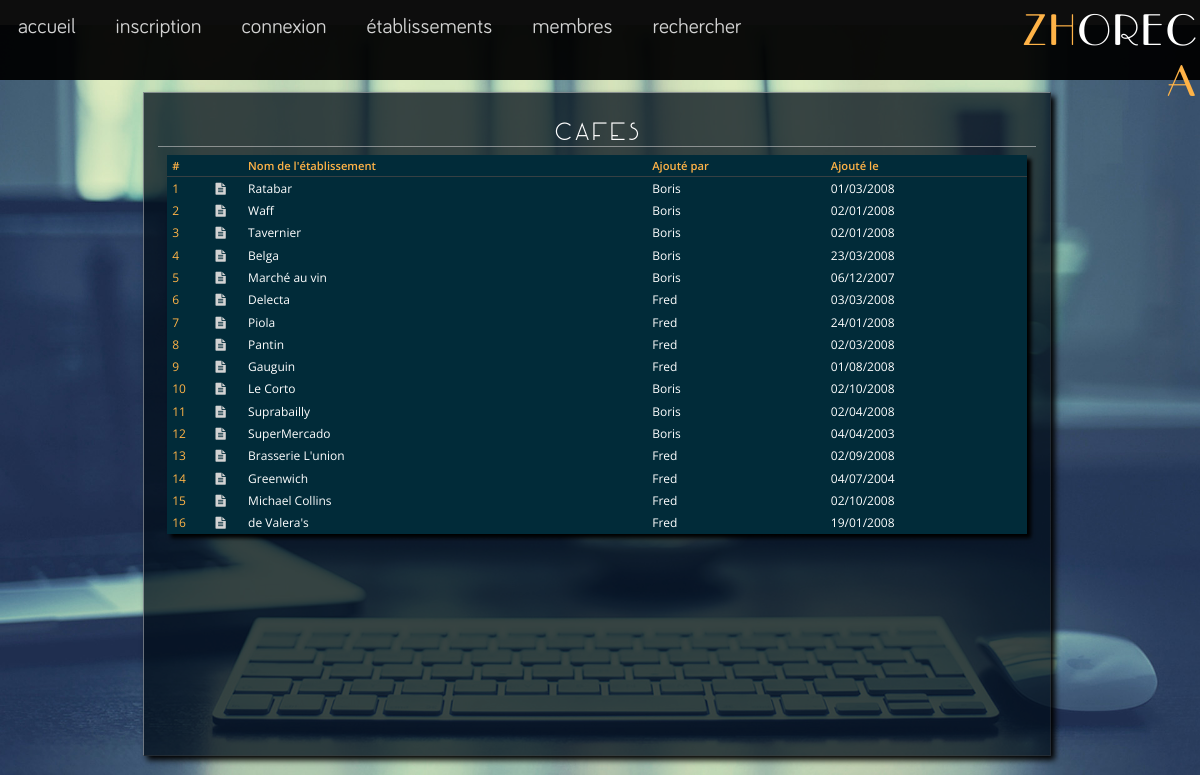
Page /cafes.php on the committed database.
### tables this page shows
CREATE TABLE `Cafe` (
  `CafeID` int(11) NOT NULL,
  `EstabID` int(11) NOT NULL,
  `Smoking` tinyint(1) DEFAULT NULL,
  `Snack` tinyint(1) DEFAULT NULL
);

CREATE TABLE `Establishment` (
  `EstabID` int(11) NOT NULL,
  `Name` varchar(30) NOT NULL,
  `AdStreet` varchar(30) NOT NULL,
  `AdNum` int(11) NOT NULL,
  `AdZip` int(11) NOT NULL,
  `AdCity` varchar(15) NOT NULL,
  `AdLongitude` float NOT NULL,
  `AdLatitude` float NOT NULL,
  `Tel` varchar(15) NOT NULL,
  `SiteLink` varchar(255) DEFAULT NULL,
  `CreationDate` date NOT NULL,
  `CreatorNickname` varchar(30) NOT NULL,
  `Pic` varchar(255) NOT NULL DEFAULT 'view/pic/house.jpg'
);

### controller/cafes.php (called while the page is built, shortened)
<?php
include_once('model/class.Cafe.php');
$cafe = new Cafe($db);
$coffees = $cafe->getCafes();
$estab = "cafe";
include("view/estabs.php");

### model/class.Establishment.php (called while the page is built, shortened)
<?php
class Establishment
{
	public function __construct(PDO $db) {
		$this->db = $db;
	}
}

### model/class.Cafe.php (called while the page is built, shortened)
<?php
include("class.Establishment.php");
class Cafe extends Establishment {
	public function getCafes() {
		$req = $this->db->prepare('SELECT * FROM Cafe c, Establishment e WHERE c.EstabID = e.EstabID ORDER BY CafeID');
        $req->execute();
        $rows = $req->fetchAll();
        return $rows;
	}
}

### view/estabs.php (the view, shortened to what this page needs)
<?php include("main-head.php");?>
<body>
    <?php include("main-header.php");?>
    <section class="s-etablissements">
        <article class="etablissements">
            <h2 class="titre">
            <?php if ($estab == "hotel") {
                echo "hotels";
            }
            else if ($estab == "restaurant") {
                echo "restaurants";}
            else if ($estab == "cafe") {
                echo "cafes";
            }?>
            </h2>
            <div style="overflow: auto;height: 92%; max-width: 100%;">
                <table>
                    <thead>
                        <tr>
                            <td>#</td>
                            <td>
                            </td>
                            <td>Nom de l'établissement</td>
                            <td>Ajouté par</td>
                            <td>Ajouté le</td>
                        </tr>
                    </thead>
                    <tbody>
                        <?php
                        if ($estab == "hotel") {
                            foreach ($hots as $hot) {?>
                            <tr>
                            <td><?php echo $hot['HotelID'];?></td>
                            <td><a href="
                                <?php echo "fiche-etabl.php?estabID=" . $hot['EstabID'];?>"
                                title="Fiche d'informations"><i class="fa fa-file-text icon-large"></i></a></td>
                                <td><?php echo $hot['Name'];?></td>
                                <td><?php echo $hot['CreatorNickname'];?></td>
                                <td><?php echo date('d/m/Y',strtotime($hot['CreationDate']));?></td>
                            </tr>
                        <?php } }
                        else if ($estab == "restaurant") {
                            foreach ($restos as $resto) {?>
                            <tr>
                            <td><?php echo $resto['RestID'];?></td>
                            <td><a href="
                                <?php echo "fiche-etabl.php?estabID=" . $resto['EstabID'];?>"
                                title="Fiche d'informations"><i class="fa fa-file-text icon-large"></i></a></td>
                                <td><?php echo $resto['Name'];?></td>
                                <td><?php echo $resto['CreatorNickname'];?></td>
                                <td><?php echo date('d/m/Y',strtotime($resto['CreationDate']));?></td>
                            </tr>
                        <?php } }
                        else if ($estab == "cafe") {
                        foreach ($coffees as $coffee) {?>
                            <tr>
                            <td><?php echo $coffee['CafeID'];?></td>
                            <td><a href="
                                <?php echo "fiche-etabl.php?estabID=" . $coffee['EstabID'];?>"
                                title="Fiche d'informations"><i class="fa fa-file-text icon-large"></i></a></td>
                                <td><?php echo $coffee['Name'];?></td>
                                <td><?php echo $coffee['CreatorNickname'];?></td>
                                <td><?php echo date('d/m/Y',strtotime($coffee['CreationDate']));?></td>
                            </tr>
                        <?php } }?>
                    </tbody>
                </table>
            </div>
        </article>
    </section>
</body>
</html>

### view/style.css (style rules this page uses)
.menu, .menu-el, .sous-menu, .menu a, table, p, li, .tags-content { font-family: "bariol"; }
.titre { font-family: "manifesto"; }
table { font-family: 'Open Sans', sans-serif; }
tbody td { font-size: 0.75em; }
thead td { font-size: 0.7em; font-weight: 600; }
article { font-size: 1em; }
.titre { font-size: 1.5em; }
a { color: lightgray; }
.s-element p input, .titre, table, p, li, h4, h6 { color: white; }
thead td, tbody td:nth-child(1) { color: #ffb347; }
body { background: url("pic/chair.png") fixed center; background-repeat: no-repeat; background-size: 100%; }
article, .tags, .infos { background: rgba(0, 12, 25, .75); }
table { background: #012B39; }
section, .o-button, .s-element p { display: flex; }
article { justify-content: space-between; align-items: center; }
section { justify-content: center; }
.titre, .o-button { text-align: center; }
table { text-align: left; }
a { text-decoration: none !important; cursor: pointer }
html, body { width: 100%; height: 100%; }
section { width: 97.5%; }
.s-etablissements, .s-membres, .s-inscription { margin: 1%; height: 85%; }
article { padding: 2% 1.2%; border: 1px solid; border-color: rgba(255,255,255,.4) rgba(60,60,60,.4) rgba(60,60,60,.4) rgba(255,255,255,.4); box-shadow: 4px 4px 6px black; }
.s-membres article, .s-etablissements .etablissements { width: 75%; }
.s-etablissements { height: 83%; }
.titre { padding: 0 0 0.15% 0; margin: 0.5% 0 0.9% 0; border-bottom: 1px solid rgba(225, 223, 223, .5); }
table { width: 98%; margin: 0 auto; border-collapse: collapse; box-shadow: 4px 4px 4px black; }
thead td { padding: 0.6% 0.6%; border-bottom: 1px solid #364043; }
tbody td { padding: 0.6% 0.6% 0.6% 0.6%; }

### view/master.css (style rules this page uses)
* { white-space: -moz-pre-wrap; white-space: -webkit-pre-wrap; white-space: -pre-wrap; white-space: -o-pre-wrap; word-wrap: break-word; }
html, body { margin: 0; padding: 0; border: 0; }
body { font: 1em/1.25 Arial, Helvetica, sans-serif; }
h1, h2, h3, h4, h5, h6 { margin: 0; padding: 0; font-weight: normal; font-family: Arial, Helvetica, sans-serif; }
p, th, td, li, dd, dt, ul, ol, blockquote, q, acronym, abbr, a, input, select, textarea { margin: 0; padding: 0; }
a, a:link, a:visited, a:active, a:hover { text-decoration: underline; }
table { margin: 0; padding: 0; border: none; }
html, body, div, span, applet, object, iframe, h1, h2, h3, h4, h5, h6, p, blockquote, pre, a, abbr, acronym, address, big, cite, code, del, dfn, em, img, ins, kbd, q, s, samp, small, strike, strong, sub, sup, tt, var, b, u, i, center, dl, dt, dd, ol, ul, li, fieldset, form, label, legend, table, caption, tbody, tfoot, thead, tr, th, td, article, aside, canvas, details, embed, figure, figcaption, footer, header, hgroup, menu, nav, output, ruby, section, summary, time, mark, audio, video { margin: 0; padding: 0; border: 0; font-size: 100%; font: inherit; vertical-align: baseline; }
article, aside, details, figcaption, figure, footer, header, hgroup, menu, nav, section { display: block; }
body { line-height: 1; }
table { border-collapse: collapse; border-spacing: 0; }

### rows in the picture
cafe: CafeID "1", EstabID.Name "Ratabar", EstabID.CreatorNickname "Boris", EstabID.CreationDate "01/03/2008"
cafe: CafeID "2", EstabID.Name "Waff", EstabID.CreatorNickname "Boris", EstabID.CreationDate "02/01/2008"
cafe: CafeID "3", EstabID.Name "Tavernier", EstabID.CreatorNickname "Boris", EstabID.CreationDate "02/01/2008"
cafe: CafeID "4", EstabID.Name "Belga", EstabID.CreatorNickname "Boris", EstabID.CreationDate "23/03/2008"
cafe: CafeID "5", EstabID.Name "Marché au vin", EstabID.CreatorNickname "Boris", EstabID.CreationDate "06/12/2007"
cafe: CafeID "6", EstabID.Name "Delecta", EstabID.CreatorNickname "Fred", EstabID.CreationDate "03/03/2008"
cafe: CafeID "7", EstabID.Name "Piola", EstabID.CreatorNickname "Fred", EstabID.CreationDate "24/01/2008"
cafe: CafeID "8", EstabID.Name "Pantin", EstabID.CreatorNickname "Fred", EstabID.CreationDate "02/03/2008"
cafe: CafeID "9", EstabID.Name "Gauguin", EstabID.CreatorNickname "Fred", EstabID.CreationDate "01/08/2008"
cafe: CafeID "10", EstabID.Name "Le Corto", EstabID.CreatorNickname "Boris", EstabID.CreationDate "02/10/2008"
cafe: CafeID "11", EstabID.Name "Suprabailly", EstabID.CreatorNickname "Boris", EstabID.CreationDate "02/04/2008"
cafe: CafeID "12", EstabID.Name "SuperMercado", EstabID.CreatorNickname "Boris", EstabID.CreationDate "04/04/2003"
cafe: CafeID "13", EstabID.Name "Brasserie L'union", EstabID.CreatorNickname "Fred", EstabID.CreationDate "02/09/2008"
cafe: CafeID "14", EstabID.Name "Greenwich", EstabID.CreatorNickname "Fred", EstabID.CreationDate "04/07/2004"
cafe: CafeID "15", EstabID.Name "Michael Collins", EstabID.CreatorNickname "Fred", EstabID.CreationDate "02/10/2008"
cafe: CafeID "16", EstabID.Name "de Valera's", EstabID.CreatorNickname "Fred", EstabID.CreationDate "19/01/2008"
